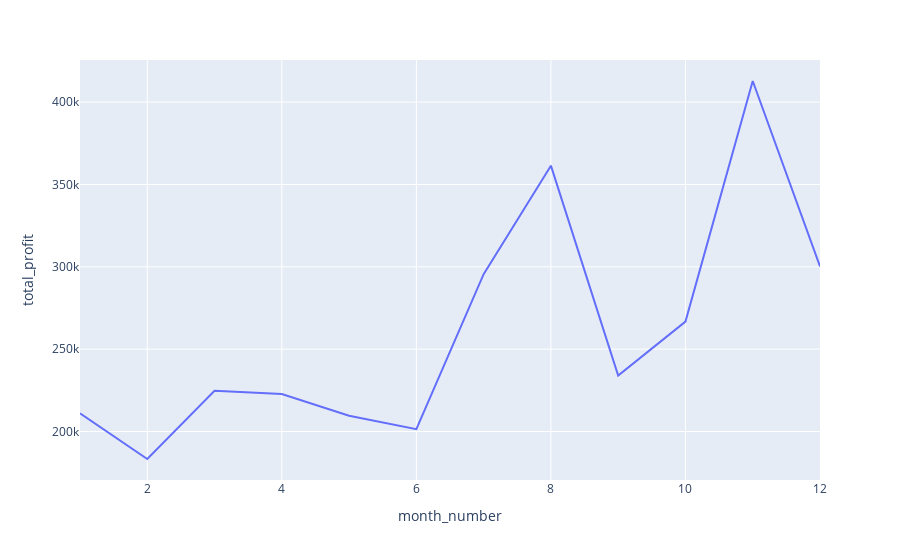

Here is the notebook cell this chart was saved with:
### Code cell
fig = px.line(df, x='month_number', y="total_profit")
fig.show()

### Figure 1 — Plotly figure (JSON) as saved in the notebook; plotly's stock layout.template omitted (floating-point values rounded to 4 significant figures)
{"data": [{"hovertemplate": "month_number=%{x}<br>total_profit=%{y}<extra></extra>", "legendgroup": "", "line": {"color": "#636efa", "dash": "solid"}, "marker": {"symbol": "circle"}, "mode": "lines", "name": "", "orientation": "v", "showlegend": false, "type": "scatter", "x": [1, 2, 3, 4, 5, 6, 7, 8, 9, 10, 11, 12], "xaxis": "x", "y": [211000, 183300, 224700, 222700, 209600, 201400, 295500, 361400, 234000, 266700, 412800, 300200], "yaxis": "y"}], "layout": {"legend": {"tracegroupgap": 0}, "margin": {"t": 60}, "xaxis": {"anchor": "y", "domain": [0, 1], "title": {"text": "month_number"}}, "yaxis": {"anchor": "x", "domain": [0, 1], "title": {"text": "total_profit"}}}}
